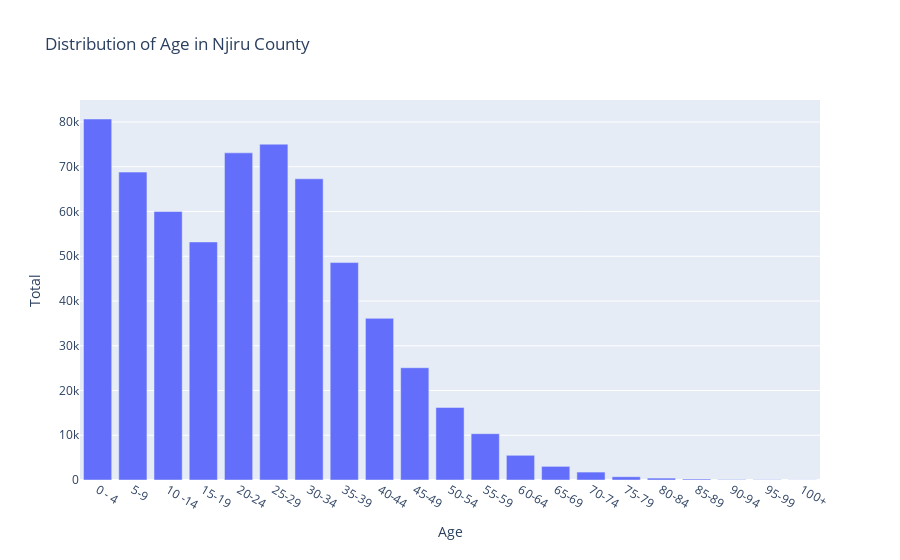

The notebook cell this image was saved under:
### Code cell
subcounty_value = 'NJIRU' 
# 'EMBAKASI', 'KAMUKUNJI', 'KASARANI', 'KIBRA', "LANG'ATA", 'MAKADARA', 'MATHARE', 'NJIRU', 'STAREHE', 'WESTLANDS']
result = group_by_age_and_total(subcounty_value, nairobi_population_dataset)

age_distribution_per_subcounty=age_distributions(result)
age_distribution_per_subcounty['Total']=age_distribution_per_subcounty['Total'].astype(str).astype(int)

fig = px.bar(age_distribution_per_subcounty, x='Age', y='Total',title="Distribution of Age in Njiru County" )
fig.show()

### Figure 1 — Plotly figure (JSON) as saved in the notebook; plotly's stock layout.template omitted (floating-point values rounded to 4 significant figures)
{"data": [{"alignmentgroup": "True", "hovertemplate": "Age=%{x}<br>Total=%{y}<extra></extra>", "legendgroup": "", "marker": {"color": "#636efa", "pattern": {"shape": ""}}, "name": "", "offsetgroup": "", "orientation": "v", "showlegend": false, "textposition": "auto", "type": "bar", "x": ["0 - 4", "5-9", "10 -14", "15-19", "20-24", "25-29", "30-34", "35-39", "40-44", "45-49", "50-54", "55-59", "60-64", "65-69", "70-74", "75-79", "80-84", "85-89", "90-94", "95-99", "100+"], "xaxis": "x", "y": [80678, 68808, 59996, 53201, 73111, 75043, 67313, 48592, 36121, 25090, 16215, 10347, 5522, 3045, 1773, 726, 425, 223, 105, 66, 28], "yaxis": "y"}], "layout": {"barmode": "relative", "legend": {"tracegroupgap": 0}, "title": {"text": "Distribution of Age in Njiru County"}, "xaxis": {"anchor": "y", "domain": [0, 1], "title": {"text": "Age"}}, "yaxis": {"anchor": "x", "domain": [0, 1], "title": {"text": "Total"}}}}
